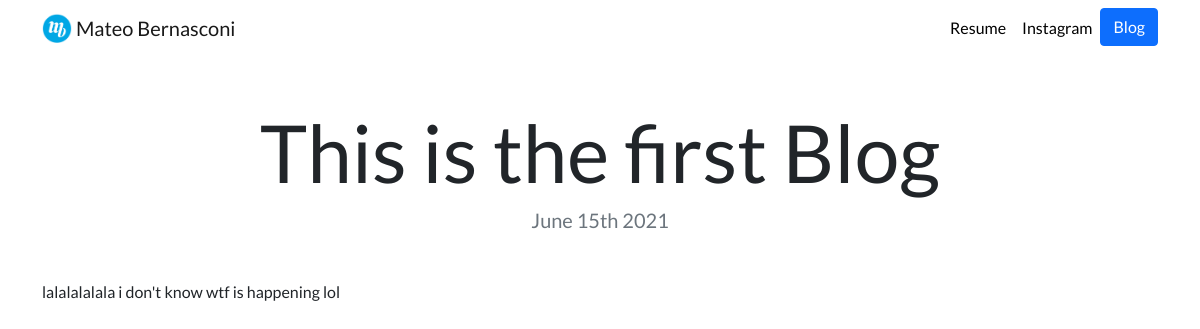
Page /blog/1/ on the committed database.
### blog/models.py (models this page shows, shortened)
class Blog(models.Model):
    title = models.CharField(max_length=100)
    description = models.TextField()
    date = models.DateField()

### blog/views.py (the view)
# urls.py: path('<int:blog_id>/', views.detail, name ='detail')
def detail(request, blog_id):
    blog = get_object_or_404(Blog, pk=blog_id)
    return render(request, 'blog/detail.html', {'blog': blog})

### blog/templates/blog/detail.html
{% extends 'portfolio/base.html'%}
{% load static %}
{% block content %}
<h1 class="text-center mt-5" id="blogdetailtitle">{{ blog.title }}</h1>
<h5 class="text-center text-muted mb-5">{{ blog.date|date:'F jS Y' }}</h5>
{{ blog.description|safe }}
{% endblock %}

### portfolio/static/portfolio/custom.css (style rules this page uses)
body { font-family: 'Lato', sans-serif; }
@media (min-width: 992px) { #blogdetailtitle { font-size: 5rem; } }

### rows in the picture
Blog: title "This is the first Blog", date "June 15th 2021", description "lalalalalala i don't know wtf is happening lol"
